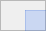
   <widget class="QFrame" name="calibProfileFrame">
    <property name="geometry">
     <rect>
      <x>50</x>
      <y>75</y>
      <width>46</width>
      <height>31</height>
     </rect>
    </property>
    <property name="styleSheet">
     <string notr="true">background-image: url(:/transparent.png);</string>
    </property>
    <property name="frameShape">
     <enum>QFrame::StyledPanel</enum>
    </property>
    <property name="frameShadow">
     <enum>QFrame::Raised</enum>
    </property>
    <widget class="QFrame" name="exposureFrame">
     <property name="geometry">
      <rect>
       <x>25</x>
       <y>215</y>
       <width>421</width>
       <height>146</height>
      </rect>
     </property>
     <property name="styleSheet">
      <string notr="true">background-image: url(:/transparent.png);

background-color: rgb(0, 85, 255,40);</string>
     </property>
     <property name="frameShape">
      <enum>QFrame::StyledPanel</enum>
     </property>
     <property name="frameShadow">
      <enum>QFrame::Raised</enum>
     </property>
     <widget class="QFrame" name="profileFieldFrame">
      <property name="geometry">
       <rect>
        <x>335</x>
        <y>15</y>
        <width>46</width>
        <height>36</height>
       </rect>
      </property>
      <property name="styleSheet">
       <string notr="true">border-image: url(:/Sym/Sym/campi1.png);
background-color: rgb(255, 255, 255,0);</string>
      </property>
      <property name="frameShape">
       <enum>QFrame::StyledPanel</enum>
      </property>
      <property name="frameShadow">
       <enum>QFrame::Raised</enum>
      </property>
     </widget>
     <widget class="QLabel" name="profilePlog">
      <property name="enabled">
       <bool>false</bool>
      </property>
      <property name="geometry">
       <rect>
        <x>320</x>
        <y>85</y>
        <width>91</width>
        <height>16</height>
       </rect>
      </property>
      <property name="font">
       <font>
        <family>Sans Serif</family>
        <pointsize>10</pointsize>
        <weight>75</weight>
        <bold>true</bold>
       </font>
      </property>
      <property name="styleSheet">
       <string notr="true">background-image: url(:/transparent.png);
background-color: rgb(255, 255, 255,0);
color: rgb(255, 255, 255);</string>
      </property>
      <property name="text">
       <string notr="true">PLOG:----</string>
      </property>
     </widget>
     <widget class="QLabel" name="profileRad">
      <property name="enabled">
       <bool>false</bool>
      </property>
      <property name="geometry">
       <rect>
        <x>320</x>
        <y>105</y>
        <width>81</width>
        <height>16</height>
       </rect>
      </property>
      <property name="font">
       <font>
        <family>Sans Serif</family>
        <pointsize>10</pointsize>
        <weight>75</weight>
        <bold>true</bold>
       </font>
      </property>
      <property name="styleSheet">
       <string notr="true">background-image: url(:/transparent.png);
background-color: rgb(255, 255, 255,0);
color: rgb(255, 255, 255);</string>
      </property>
      <property name="text">
       <string notr="true">RAD:----</string>
      </property>
     </widget>
     <widget class="QLabel" name="profileOffset">
      <property name="enabled">
       <bool>false</bool>
      </property>
      <property name="geometry">
       <rect>
        <x>320</x>
        <y>125</y>
        <width>76</width>
        <height>16</height>
       </rect>
      </property>
      <property name="font">
       <font>
        <family>Sans Serif</family>
        <pointsize>10</pointsize>
        <weight>75</weight>
        <bold>true</bold>
       </font>
      </property>
      <property name="styleSheet">
       <string notr="true">background-image: url(:/transparent.png);
background-color: rgb(255, 255, 255,0);
color: rgb(255, 255, 255);</string>
      </property>
      <property name="text">
       <string notr="true">OFS:----</string>
      </property>
     </widget>
     <widget class="QLabel" name="profileFilter">
      <property name="enabled">
       <bool>false</bool>
      </property>
      <property name="geometry">
       <rect>
        <x>320</x>
        <y>65</y>
        <width>91</width>
        <height>16</height>
       </rect>
      </property>
      <property name="font">
       <font>
        <family>Sans Serif</family>
        <pointsize>10</pointsize>
        <weight>75</weight>
        <bold>true</bold>
       </font>
      </property>
      <property name="styleSheet">
       <string notr="true">background-image: url(:/transparent.png);
background-color: rgb(255, 255, 255,0);
color: rgb(255, 255, 255);</string>
      </property>
      <property name="text">
       <string notr="true">FILTER:--</string>
      </property>
     </widget>
     <widget class="QFrame" name="frame">
      <property name="geometry">
       <rect>
        <x>135</x>
        <y>30</y>
        <width>151</width>
        <height>131</height>
       </rect>
      </property>
      <property name="frameShape">
       <enum>QFrame::StyledPanel</enum>
      </property>
      <property name="frameShadow">
       <enum>QFrame::Raised</enum>
      </property>
      <widget class="QLabel" name="profilemAs">
       <property name="enabled">
        <bool>false</bool>
       </property>
       <property name="geometry">
        <rect>
         <x>15</x>
         <y>45</y>
         <width>86</width>
         <height>21</height>
        </rect>
       </property>
       <property name="font">
        <font>
         <family>Sans Serif</family>
         <pointsize>12</pointsize>
         <weight>75</weight>
         <bold>true</bold>
        </font>
       </property>
       <property name="styleSheet">
        <string notr="true">background-image: url(:/transparent.png);
background-color: rgb(255, 255, 255,0);
color: rgb(255, 255, 255);</string>
       </property>
       <property name="text">
        <string notr="true">mAs:---</string>
       </property>
      </widget>
      <widget class="QLabel" name="profilePulse">
       <property name="enabled">
        <bool>false</bool>
       </property>
       <property name="geometry">
        <rect>
         <x>15</x>
         <y>80</y>
         <width>121</width>
         <height>26</height>
        </rect>
       </property>
       <property name="font">
        <font>
         <family>Sans Serif</family>
         <pointsize>12</pointsize>
         <weight>75</weight>
         <bold>true</bold>
        </font>
       </property>
       <property name="styleSheet">
        <string notr="true">background-image: url(:/transparent.png);
background-color: rgb(255, 255, 255,0);
color: rgb(255, 255, 255);</string>
       </property>
       <property name="text">
        <string notr="true">Pulse:-----</string>
       </property>
      </widget>
      <widget class="QLabel" name="profileDose">
       <property name="enabled">
        <bool>false</bool>
       </property>
       <property name="geometry">
        <rect>
         <x>15</x>
         <y>100</y>
         <width>131</width>
         <height>26</height>
        </rect>
       </property>
       <property name="font">
        <font>
         <family>Sans Serif</family>
         <pointsize>12</pointsize>
         <weight>75</weight>
         <bold>true</bold>
        </font>
       </property>
       <property name="styleSheet">
        <string notr="true">background-image: url(:/transparent.png);
background-color: rgb(255, 255, 255,0);
color: rgb(255, 255, 255);</string>
       </property>
       <property name="text">
        <string notr="true">Dose:-----</string>
       </property>
      </widget>
      <widget class="QLabel" name="profileKv">
       <property name="enabled">
        <bool>false</bool>
       </property>
       <property name="geometry">
        <rect>
         <x>15</x>
         <y>25</y>
         <width>101</width>
         <height>26</height>
        </rect>
       </property>
       <property name="font">
        <font>
         <family>Sans Serif</family>
         <pointsize>12</pointsize>
         <weight>75</weight>
         <bold>true</bold>
        </font>
       </property>
       <property name="styleSheet">
        <string notr="true">background-image: url(:/transparent.png);
background-color: rgb(255, 255, 255,0);
color: rgb(255, 255, 255);</string>
       </property>
       <property name="text">
        <string notr="true">kV:---</string>
       </property>
      </widget>
      <widget class="QLabel" name="plogLabel_12">
       <property name="enabled">
        <bool>false</bool>
       </property>
       <property name="geometry">
        <rect>
         <x>45</x>
         <y>5</y>
         <width>56</width>
         <height>16</height>
        </rect>
       </property>
       <property name="font">
        <font>
         <family>Sans Serif</family>
         <pointsize>10</pointsize>
         <weight>75</weight>
         <bold>true</bold>
        </font>
       </property>
       <property name="styleSheet">
        <string notr="true">background-image: url(:/transparent.png);
background-color: rgb(255, 255, 255,0);
color: rgb(255, 255, 0);</string>
       </property>
       <property name="text">
        <string notr="true">PULSE</string>
       </property>
      </widget>
     </widget>
     <widget class="QFrame" name="frame_4">
      <property name="geometry">
       <rect>
        <x>14</x>
        <y>30</y>
        <width>111</width>
        <height>71</height>
       </rect>
      </property>
      <property name="frameShape">
       <enum>QFrame::StyledPanel</enum>
      </property>
      <property name="frameShadow">
       <enum>QFrame::Raised</enum>
      </property>
      <widget class="QLabel" name="plogLabel_13">
       <property name="enabled">
        <bool>false</bool>
       </property>
       <property name="geometry">
        <rect>
         <x>40</x>
         <y>5</y>
         <width>36</width>
         <height>16</height>
        </rect>
       </property>
       <property name="font">
        <font>
         <family>Sans Serif</family>
         <pointsize>10</pointsize>
         <weight>75</weight>
         <bold>true</bold>
        </font>
       </property>
       <property name="styleSheet">
        <string notr="true">background-image: url(:/transparent.png);
background-color: rgb(255, 255, 255,0);
color: rgb(255, 255, 0);</string>
       </property>
       <property name="text">
        <string notr="true">PRE</string>
       </property>
      </widget>
      <widget class="QLabel" name="profilemAsPre">
       <property name="enabled">
        <bool>false</bool>
       </property>
       <property name="geometry">
        <rect>
         <x>10</x>
         <y>45</y>
         <width>86</width>
         <height>21</height>
        </rect>
       </property>
       <property name="font">
        <font>
         <family>Sans Serif</family>
         <pointsize>12</pointsize>
         <weight>75</weight>
         <bold>true</bold>
        </font>
       </property>
       <property name="styleSheet">
        <string notr="true">background-image: url(:/transparent.png);
background-color: rgb(255, 255, 255,0);
color: rgb(255, 255, 255);</string>
       </property>
       <property name="text">
        <string notr="true">mAs:---</string>
       </property>
      </widget>
      <widget class="QLabel" name="profilekVPre">
       <property name="enabled">
        <bool>false</bool>
       </property>
       <property name="geometry">
        <rect>
         <x>10</x>
         <y>25</y>
         <width>61</width>
         <height>26</height>
        </rect>
       </property>
       <property name="font">
        <font>
         <family>Sans Serif</family>
         <pointsize>12</pointsize>
         <weight>75</weight>
         <bold>true</bold>
        </font>
       </property>
       <property name="styleSheet">
        <string notr="true">background-image: url(:/transparent.png);
background-color: rgb(255, 255, 255,0);
color: rgb(255, 255, 255);</string>
       </property>
       <property name="text">
        <string notr="true">kV:---</string>
       </property>
      </widget>
     </widget>
     <widget class="QFrame" name="frame_5">
      <property name="geometry">
       <rect>
        <x>15</x>
        <y>105</y>
        <width>111</width>
        <height>56</height>
       </rect>
      </property>
      <property name="frameShape">
       <enum>QFrame::StyledPanel</enum>
      </property>
      <property name="frameShadow">
       <enum>QFrame::Raised</enum>
      </property>
      <widget class="QLabel" name="profileForce">
       <property name="enabled">
        <bool>false</bool>
       </property>
       <property name="geometry">
        <rect>
         <x>10</x>
         <y>25</y>
         <width>101</width>
         <height>21</height>
        </rect>
       </property>
       <property name="font">
        <font>
         <family>Sans Serif</family>
         <pointsize>12</pointsize>
         <weight>75</weight>
         <bold>true</bold>
        </font>
       </property>
       <property name="styleSheet">
        <string notr="true">background-image: url(:/transparent.png);
background-color: rgb(255, 255, 255,0);
color: rgb(255, 255, 255);</string>
       </property>
       <property name="text">
        <string notr="true">force:---</string>
       </property>
      </widget>
      <widget class="QLabel" name="profileThick">
       <property name="enabled">
        <bool>false</bool>
       </property>
       <property name="geometry">
        <rect>
         <x>10</x>
         <y>5</y>
         <width>101</width>
         <height>26</height>
        </rect>
       </property>
       <property name="font">
        <font>
         <family>Sans Serif</family>
         <pointsize>12</pointsize>
         <weight>75</weight>
         <bold>true</bold>
        </font>
       </property>
       <property name="styleSheet">
        <string notr="true">background-image: url(:/transparent.png);
background-color: rgb(255, 255, 255,0);
color: rgb(255, 255, 255);</string>
       </property>
       <property name="text">
        <string notr="true">thick:---</string>
       </property>
      </widget>
     </widget>
     <widget class="QFrame" name="frame_6">
      <property name="geometry">
       <rect>
        <x>15</x>
        <y>5</y>
        <width>271</width>
        <height>21</height>
       </rect>
      </property>
      <property name="frameShape">
       <enum>QFrame::StyledPanel</enum>
      </property>
      <property name="frameShadow">
       <enum>QFrame::Raised</enum>
      </property>
      <widget class="QLabel" name="profileName">
       <property name="enabled">
        <bool>false</bool>
       </property>
       <property name="geometry">
        <rect>
         <x>5</x>
         <y>4</y>
         <width>261</width>
         <height>16</height>
        </rect>
       </property>
       <property name="font">
        <font>
         <family>Sans Serif</family>
         <pointsize>10</pointsize>
         <weight>75</weight>
         <bold>true</bold>
        </font>
       </property>
       <property name="styleSheet">
        <string notr="true">background-image: url(:/transparent.png);
background-color: rgb(255, 255, 255,0);
color: rgb(255, 255, 0);</string>
       </property>
       <property name="text">
        <string notr="true">PROFILE NAME: -----------------</string>
       </property>
      </widget>
     </widget>
    </widget>
    <widget class="QFrame" name="dataFrame">
     <property name="geometry">
      <rect>
       <x>25</x>
       <y>10</y>
       <width>426</width>
       <height>171</height>
      </rect>
     </property>
     <property name="styleSheet">
      <string notr="true">background-image: url(:/transparent.png);
background-color: rgb(0, 85, 255,40);</string>
     </property>
     <property name="frameShape">
      <enum>QFrame::StyledPanel</enum>
     </property>
     <property name="frameShadow">
      <enum>QFrame::Raised</enum>
     </property>
     <widget class="QFrame" name="frameProfilePhantom">
      <property name="geometry">
       <rect>
        <x>10</x>
        <y>5</y>
        <width>201</width>
        <height>166</height>
       </rect>
      </property>
      <property name="styleSheet">
       <string notr="true">border-image: url(:/Sym/Sym/PMMI6.png);
background-color: rgb(0, 0, 0,0);</string>
      </property>
      <property name="frameShape">
       <enum>QFrame::StyledPanel</enum>
      </property>
      <property name="frameShadow">
       <enum>QFrame::Raised</enum>
      </property>
      <widget class="QFrame" name="warningPhantomProfile">
       <property name="geometry">
        <rect>
         <x>80</x>
         <y>55</y>
         <width>41</width>
         <height>36</height>
        </rect>
       </property>
       <property name="styleSheet">
        <string notr="true">border-image: url(:/warning.png);</string>
       </property>
       <property name="frameShape">
        <enum>QFrame::StyledPanel</enum>
       </property>
       <property name="frameShadow">
        <enum>QFrame::Raised</enum>
       </property>
      </widget>
      <widget class="QLabel" name="profilePhantomLabel">
       <property name="enabled">
        <bool>false</bool>
       </property>
       <property name="geometry">
        <rect>
         <x>15</x>
         <y>90</y>
         <width>181</width>
         <height>26</height>
        </rect>
       </property>
       <property name="font">
        <font>
         <family>Sans Serif</family>
         <pointsize>12</pointsize>
         <weight>75</weight>
         <bold>true</bold>
        </font>
       </property>
       <property name="toolTip">
        <string notr="true"/>
       </property>
       <property name="statusTip">
        <string notr="true"/>
       </property>
       <property name="whatsThis">
        <string notr="true"/>
       </property>
       <property name="accessibleName">
        <string notr="true"/>
       </property>
       <property name="accessibleDescription">
        <string notr="true"/>
       </property>
       <property name="styleSheet">
        <string notr="true">border-image: url(:/);
background-color: rgb(255, 255, 255,0);
color: rgb(255, 255, 255);</string>
       </property>
       <property name="text">
        <string notr="true">THICNESS MESSAGE</string>
       </property>
      </widget>
     </widget>
     <widget class="QFrame" name="frameProfilePotter">
      <property name="geometry">
       <rect>
        <x>225</x>
        <y>5</y>
        <width>186</width>
        <height>171</height>
       </rect>
      </property>
      <property name="styleSheet">
       <string notr="true">border-image: url(:/Sym/Sym/POTTER-BUCKY_CASSETTE.png);
background-color: rgb(0, 0, 0,0);</string>
      </property>
      <property name="frameShape">
       <enum>QFrame::StyledPanel</enum>
      </property>
      <property name="frameShadow">
       <enum>QFrame::Raised</enum>
      </property>
      <widget class="QFrame" name="warningCassetteProfile">
       <property name="geometry">
        <rect>
         <x>120</x>
         <y>115</y>
         <width>41</width>
         <height>36</height>
        </rect>
       </property>
       <property name="styleSheet">
        <string notr="true">border-image: url(:/warning.png);</string>
       </property>
       <property name="frameShape">
        <enum>QFrame::StyledPanel</enum>
       </property>
       <property name="frameShadow">
        <enum>QFrame::Raised</enum>
       </property>
      </widget>
      <widget class="QFrame" name="warningPotterProfile">
       <property name="geometry">
        <rect>
         <x>55</x>
         <y>50</y>
         <width>41</width>
         <height>36</height>
        </rect>
       </property>
       <property name="styleSheet">
        <string notr="true">border-image: url(:/warning.png);</string>
       </property>
       <property name="frameShape">
        <enum>QFrame::StyledPanel</enum>
       </property>
       <property name="frameShadow">
        <enum>QFrame::Raised</enum>
       </property>
      </widget>
     </widget>
    </widget>
    <widget class="QLabel" name="waitingProfileLabel">
     <property name="enabled">
      <bool>false</bool>
     </property>
     <property name="geometry">
      <rect>
       <x>10</x>
       <y>180</y>
       <width>451</width>
       <height>26</height>
      </rect>
     </property>
     <property name="font">
      <font>
       <family>Bitstream Charter</family>
       <pointsize>18</pointsize>
       <weight>75</weight>
       <italic>true</italic>
       <bold>true</bold>
      </font>
     </property>
     <property name="toolTip">
      <string notr="true"/>
     </property>
     <property name="statusTip">
      <string notr="true"/>
     </property>
     <property name="whatsThis">
      <string notr="true"/>
     </property>
     <property name="accessibleName">
      <string notr="true"/>
     </property>
     <property name="accessibleDescription">
      <string notr="true"/>
     </property>
     <property name="styleSheet">
      <string notr="true">border-image: url(:/);
background-color: rgb(255, 255, 255,0);
color: rgb(255, 255, 255);</string>
     </property>
     <property name="text">
      <string notr="true">WAITING CALIBRATION PROFILE DATA</string>
     </property>
     <property name="alignment">
      <set>Qt::AlignCenter</set>
     </property>
    </widget>
   </widget>
